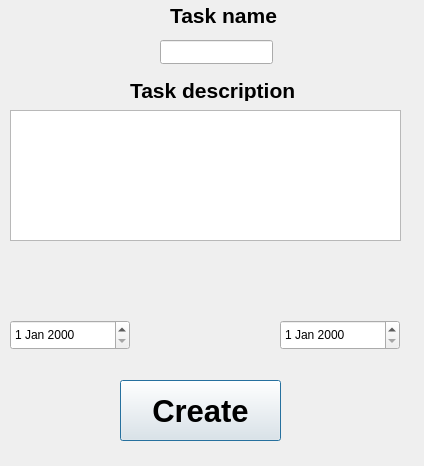
<?xml version="1.0" encoding="UTF-8"?>
<ui version="4.0">
 <class>addTaskWindow</class>
 <widget class="QDialog" name="addTaskWindow">
  <property name="geometry">
   <rect>
    <x>0</x>
    <y>0</y>
    <width>424</width>
    <height>466</height>
   </rect>
  </property>
  <property name="windowTitle">
   <string>Dialog</string>
  </property>
  <widget class="QLineEdit" name="LE_taskName">
   <property name="geometry">
    <rect>
     <x>160</x>
     <y>40</y>
     <width>113</width>
     <height>24</height>
    </rect>
   </property>
  </widget>
  <widget class="QLabel" name="TL_taskName">
   <property name="geometry">
    <rect>
     <x>170</x>
     <y>0</y>
     <width>111</width>
     <height>31</height>
    </rect>
   </property>
   <property name="font">
    <font>
     <pointsize>16</pointsize>
     <bold>true</bold>
    </font>
   </property>
   <property name="text">
    <string>Task name</string>
   </property>
  </widget>
  <widget class="QTextEdit" name="TE_description">
   <property name="geometry">
    <rect>
     <x>10</x>
     <y>110</y>
     <width>391</width>
     <height>131</height>
    </rect>
   </property>
  </widget>
  <widget class="QLabel" name="TL_description">
   <property name="geometry">
    <rect>
     <x>130</x>
     <y>80</y>
     <width>181</width>
     <height>21</height>
    </rect>
   </property>
   <property name="font">
    <font>
     <pointsize>16</pointsize>
     <bold>true</bold>
    </font>
   </property>
   <property name="text">
    <string>Task description</string>
   </property>
  </widget>
  <widget class="QDateEdit" name="DE_start">
   <property name="geometry">
    <rect>
     <x>10</x>
     <y>320</y>
     <width>120</width>
     <height>30</height>
    </rect>
   </property>
  </widget>
  <widget class="QDateEdit" name="DE_end">
   <property name="geometry">
    <rect>
     <x>280</x>
     <y>320</y>
     <width>120</width>
     <height>30</height>
    </rect>
   </property>
  </widget>
  <widget class="QPushButton" name="PB_createTask">
   <property name="geometry">
    <rect>
     <x>120</x>
     <y>380</y>
     <width>161</width>
     <height>61</height>
    </rect>
   </property>
   <property name="font">
    <font>
     <pointsize>23</pointsize>
     <bold>true</bold>
    </font>
   </property>
   <property name="text">
    <string>Create</string>
   </property>
  </widget>
 </widget>
 <resources/>
 <connections/>
</ui>
